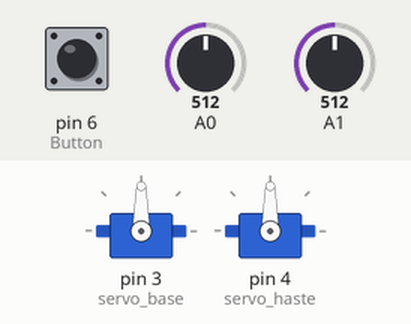
This sketch was run on a simulated Arduino Uno, built with avr-gcc and run on an emulated ATmega328P. Shown: 2 × servo. The inputs (shaded band) are chosen by the test bench; at power-on: A0 = 512, A1 = 512, pin 6 (Button) HIGH.

Above: at 1.2 s.
1.3 s: A0 set to 685
2.8 s: A0 set to 712
At 3.27 s:
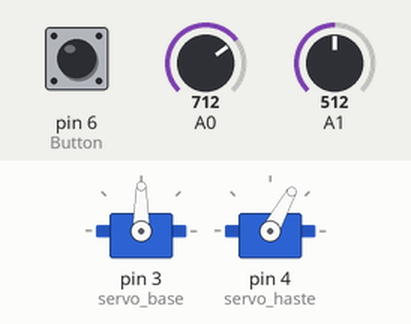
At 4.9 s:
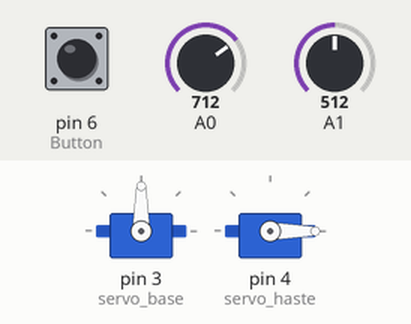
5.8 s: A1 set to 685
7.3 s: A1 set to 709
At 9.5 s:
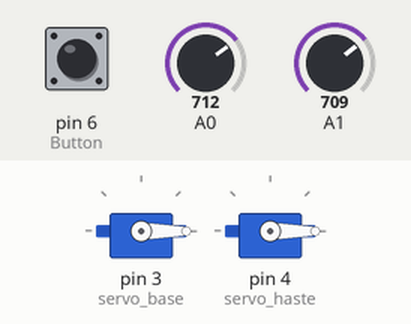
10.3 s: A1 set to 209
11.8 s: A1 set to 186
At 15.5 s:
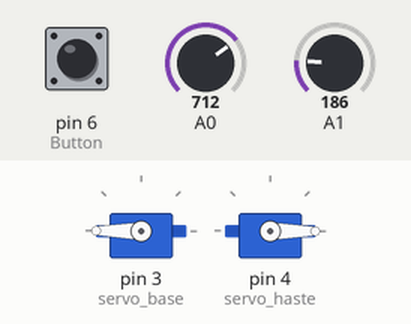
Timing chart, 0 to 15.8 s (numbered marks = the images above; inputs shaded):
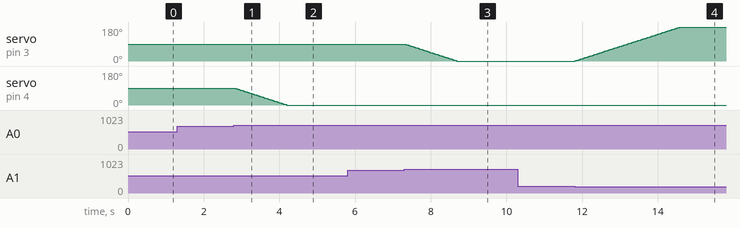

Measured:
- the behaviour switches between 700 and 701 on A0 (found by bisection; images 0 and 1)
- the behaviour switches between 700 and 701 on A1 (found by bisection; images 2 and 3)
- the behaviour switches between 200 and 199 on A1 (found by bisection; images 3 and 4)
- after the input at 1.3 s, every drawn part: stays the same
- after the input at 2.8 s, servo on pin 4 (servo_haste): moves from 90° to 0° over 1.4 s, starting at once
- after the input at 5.8 s, every drawn part: stays the same
- after the input at 7.3 s, servo on pin 3 (servo_base): moves from 90° to 0° over 1.4 s, starting at once
- after the input at 10.3 s, every drawn part: stays the same
- after the input at 11.8 s, servo on pin 3 (servo_base): moves from 0° to 180° over 2.8 s, starting at once

The sketch:

Guindaste.ino
```cpp
///////////////////////////////////////////////////////////////////
// Acadêmica de Egenharia Elétrica Maria Edivânia Neres de Sousa //
// Universidade Federal do Piauí                                 //
// Teresina, Piauí. 27/03/2023                                   //
///////////////////////////////////////////////////////////////////

#define Button  6

#include <Servo.h>

Servo servo_base;   // Eixo 'x'
Servo servo_haste;  // Eixo 'y'

int eixo_x = 90;  // Servo da Base  ; Pino A0
int eixo_y = 90;  // Servo da Haste ; Pino A1

void setup()
{
  servo_base.attach(3);
  servo_haste.attach(4);    // No 4 mesmo??? O 4 não é PWM....
  servo_base.write(90);
  servo_haste.write(90);

  pinMode(Button, INPUT_PULLUP);
}

void loop()
{
  // Servo da Haste //
  if((analogRead(A0) < 200) && (eixo_y < 180))
  {
    eixo_y++;
    servo_haste.write(eixo_y);
  }

  if((analogRead(A0) > 700) && (eixo_y > 0))
  {
    eixo_y--;
    servo_haste.write(eixo_y);
  }

  // Servo da Base //
  if((analogRead(A1) < 200) && (eixo_x < 180))
  {
    eixo_x++;
    servo_base.write(eixo_x);
  }

  if((analogRead(A1) > 700) && (eixo_x > 0))
  {
    eixo_x--;
    servo_base.write(eixo_x);
  }

  // Botão //
  if(digitalRead(Button) != 1)
  {
    servo_base.write(90);
    servo_haste.write(90);
  }

  delay(15);
}
```
